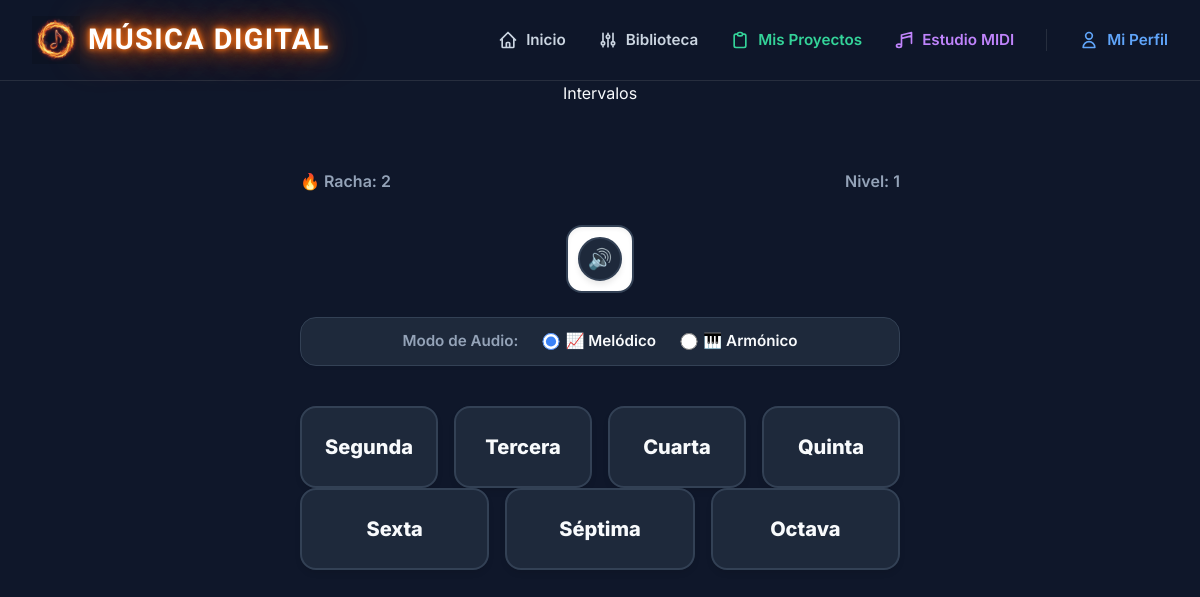
Page /juego/intervalos/ (signed in) on the committed database.
### trainer/models.py (models this page shows, shortened)
class Game(models.Model):
    slug = models.SlugField(unique=True)
    name = models.CharField(max_length=100)
    description = models.TextField()
    order = models.IntegerField(default=1)
    recommended_accuracy = models.IntegerField(default=0)
    recommended_attempts = models.IntegerField(default=0)

class Score(models.Model):
    user = models.ForeignKey(User, on_delete=models.CASCADE, related_name='scores')
    game = models.ForeignKey(Game, on_delete=models.CASCADE)
    level = models.IntegerField(default=1)
    total_points = models.IntegerField(default=0)
    max_streak = models.IntegerField(default=0)
    current_streak = models.IntegerField(default=0)
    correct_answers = models.IntegerField(default=0)
    total_answers = models.IntegerField(default=0)
    class Meta:
        unique_together = ('user', 'game')

### trainer/views.py (the view)
# urls.py: path('juego/intervalos/', views.trainer_intervalos, name='trainer_intervalos'),
@login_required
def trainer_intervalos(request):
    game = get_object_or_404(Game, slug='intervalos')
    score, _ = Score.objects.get_or_create(user=request.user, game=game)
    context = {'game': game, 'score': score}
    return render(request, 'trainer/trainer_intervalos.html', context)

### templates/trainer/trainer_intervalos.html (shortened to what this page needs)
{% extends 'base.html' %}
{% block content %}
<div class="trainer-container">
    <div style="text-align: center;">
        <h2 style="margin-bottom: 0.5rem;">{{ game.name }}</h2>
        <div id="feedback-msg"></div>
    </div>
    <div class="status-bar">
        <div>🔥 Racha: <span id="streak-counter">{{ score.current_streak }}</span></div>
        <div>Nivel: <span id="level-counter">{{ score.level }}</span></div>
    </div>
    <div style="position: relative;">
        <button id="btn-replay-interval" class="btn" style="position: absolute; bottom: 12px; right: 12px; padding: 0; border-radius: 50%; background: var(--surface); border: 2px solid var(--border); box-shadow: 0 4px 6px -1px rgba(0,0,0,0.1); width: 44px; height: 44px; display: flex; align-items: center; justify-content: center; z-index: 10; font-size: 1.25rem; transition: all 0.2s;" title="Escuchar intervalo" onmouseover="this.style.borderColor='var(--primary)'; this.style.transform='scale(1.05)';" onmouseout="this.style.borderColor='var(--border)'; this.style.transform='scale(1)';">
            🔊
        </button>
    </div>
    <div style="display: flex; gap: 1.5rem; justify-content: center; align-items: center; width: 100%; max-width: 600px; background: var(--surface); padding: 0.75rem 1.5rem; border-radius: 1rem; border: 1px solid var(--border); box-shadow: 0 2px 4px rgba(0,0,0,0.02); margin-top: -0.5rem;">
        <span style="font-weight: 600; font-size: 0.95rem; color: var(--text-secondary);">Modo de Audio:</span>
        <label style="cursor: pointer; display: flex; align-items: center; gap: 0.35rem; font-size: 0.95rem; font-weight: 600; color: var(--text); user-select: none;">
            <input type="radio" name="play-mode" value="melodic" checked style="cursor: pointer; width: 1.1rem; height: 1.1rem; accent-color: var(--primary);"> 📈 Melódico
        </label>
        <label style="cursor: pointer; display: flex; align-items: center; gap: 0.35rem; font-size: 0.95rem; font-weight: 600; color: var(--text); user-select: none;">
            <input type="radio" name="play-mode" value="harmonic" style="cursor: pointer; width: 1.1rem; height: 1.1rem; accent-color: var(--primary);"> 🎹 Armónico
        </label>
    </div>
    <div style="display: flex; flex-direction: column; gap: 1rem; width: 100%; max-width: 600px; margin-top: 0.5rem;">
        <div class="intervals-grid">
            <button class="btn-interval" data-interval="2">Segunda</button>
            <button class="btn-interval" data-interval="3">Tercera</button>
            <button class="btn-interval" data-interval="4">Cuarta</button>
            <button class="btn-interval" data-interval="5">Quinta</button>
        </div>
        <div class="intervals-grid" style="grid-template-columns: repeat(3, 1fr);">
            <button class="btn-interval" data-interval="6">Sexta</button>
            <button class="btn-interval" data-interval="7">Séptima</button>
            <button class="btn-interval" data-interval="8">Octava</button>
        </div>
    </div>
</div>
{% endblock %}

### templates/base.html (style rules this page uses)
:root { --primary: #3b82f6; --primary-hover: #2563eb; --bg: #0f172a; --surface: #1e293b; --text: #f8fafc; --text-secondary: #94a3b8; --success: #10b981; --danger: #ef4444; --border: #334155; }
body { font-family: 'Inter', sans-serif; background-color: var(--bg); color: var(--text); line-height: 1.5; min-height: 100vh; display: flex; flex-direction: column; }
.btn { display: inline-flex; align-items: center; justify-content: center; padding: 0.75rem 1.5rem; border-radius: 0.5rem; font-weight: 600; cursor: pointer; transition: all 0.2s; border: none; text-decoration: none; font-size: 1rem; }

### templates/trainer/trainer_intervalos.html (style rules this page uses)
.trainer-container { display: flex; flex-direction: column; align-items: center; gap: 2rem; }
.status-bar { display: flex; justify-content: space-between; width: 100%; max-width: 600px; font-weight: 600; color: var(--text-secondary); }
.intervals-grid { display: grid; grid-template-columns: repeat(4, 1fr); gap: 1rem; max-width: 600px; width: 100%; }
.intervals-grid:last-child { grid-template-columns: repeat(3, 1fr); margin-top: -1rem; }
.btn-interval { padding: 1.5rem 0.5rem; font-size: 1.25rem; border-radius: 1rem; background: var(--surface); border: 2px solid var(--border); color: var(--text); font-weight: 800; cursor: pointer; transition: all 0.1s; box-shadow: 0 4px 6px -1px rgba(0, 0, 0, 0.1); }
#feedback-msg { height: 1.5rem; font-weight: 600; text-align: center; width: 100%; }

### rows in the picture
Game: name "Intervalos"
Score: current_streak "2", level "1"
